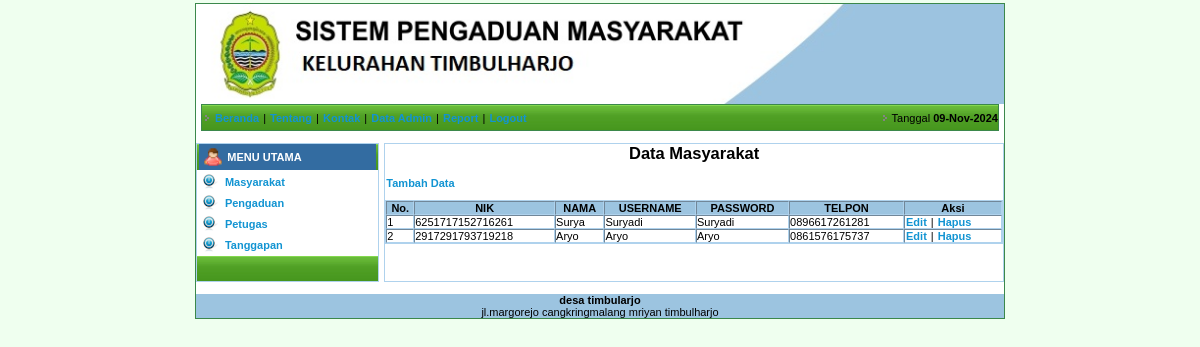
Screenshot of /data/masyarakat/masyarakat.php with the database file from the repository.
### tables this page shows
CREATE TABLE IF NOT EXISTS `masyarakat` (
  `nik` char(16) NOT NULL,
  `nama` varchar(35) NOT NULL,
  `username` varchar(25) NOT NULL,
  `password` varchar(32) NOT NULL,
  `telp` varchar(13) NOT NULL
);

### data/masyarakat/masyarakat.php (the view, shortened to what this page needs)
<html>
<head>
<link href="../../css/style.css" rel="stylesheet" type="text/css">
<body topmargin="3">
<table width="798" class="border" border="0" align="center" cellpadding="0" cellspacing="0">
  <tr bgcolor="#FFFFFF">
    <td colspan="3" bgcolor="#009900"><img src="../../gambar/header1.jpg" height="100"></td>
  </tr>
  <tr bgcolor="#FFFFFF">
    <td colspan="3"><table width="798" class="border" bordercolor="#009999" align="center" cellpadding="0" cellspacing="0">
      <tr class="ListBack">
        <td width="597" height="25" valign="middle" ><img src="../../gambar/ikon.png" width="9" height="9">
          <a href="../../index.php" target="_self" class="katlink">Beranda</a> |
          <a href="../../tentang.php" target="_self" class="katlink">Tentang</a> |
          <a href="../../kontak.php" target="_self" class="katlink">Kontak</a> |
          <a href="masyarakat.php" target="_self" class="katlink">Data Admin</a> |
          <a href="../../report.php" target="_self" class="katlink">Report</a> |
          <a href="../../logout.php" target="_self" class="katlink">Logout</a>
        </td>
        <td width="199" align="right">&nbsp;<img src="../../gambar/ikon.png" width="9" height="9"><b>
        </b> Tanggal <b><?php echo date('d-M-Y');?></b></td>
      </tr>
    </table></td>
  </tr>
  <tr bgcolor="#FFFFFF">
    <td width="181">&nbsp;</td>
    <td width="5">&nbsp;</td>
    <td width="610">&nbsp;</td>
  </tr>
  <tr bgcolor="#FFFFFF">
    <td align="center" valign="top">
  <table width="100%" class="BorderUtama" border="0" cellpadding="0" cellspacing="0">
    <tr align="center" class="ListBack">
          <td width="167" height="25" class="HEAD" align="left">
       <table width="98%" border="0" align="center" cellpadding="0" cellspacing="0" >
          <tr>
          <td width="16%" height="26" align="center" bgcolor="#336CA1" ><img src="../../gambar/user_red.png" width="20" height="20"></td>
          <td width="84%" bgcolor="#336CA1" class="HEAD"><strong>MENU UTAMA</strong></td>
        </tr>
      </table>      </td>
        </tr>
    <tr>
          <td height="18" align="center" valign="top" bgcolor="#FFFFFF" >
        <table width="98%" border="0" align="center" cellpadding="2" cellspacing="2"  >
          <tr>
          <td width="8%"><img src="../../gambar/shutdown.png" width="15" height="15"></td>
          <td width="92%"><a href="masyarakat.php" target="_self" class="katlink">Masyarakat</a></td>
        </tr>
        <tr>
          <td width="8%"><img src="../../gambar/shutdown.png" width="15" height="15"></td>
          <td width="92%"><a class="katlink" href="../pengaduan/pengaduan.php">Pengaduan</a></td>
        </tr>
        <tr>
          <td><img src="../../gambar/shutdown.png" width="15" height="15"></td>
          <td><a href="../petugas/petugas.php" target="_self" class="katlink">Petugas</a></td>
          </tr>
        <tr>
          <td><img src="../../gambar/shutdown.png" width="15" height="15"></td>
          <td><a href="../tanggapan/tanggapan.php" target="_self" class="katlink">Tanggapan</a></td>
          </tr>
        </table>
        </tr>
        <tr align="center" class="ListBack">
          <td width="167" height="25" class="HEAD" align="left" valign="middle" >&nbsp;    </td>
        </tr>
      </table></td>
    <td>&nbsp;</td>
    <td width="610" valign="top" bgcolor="#FFFFFF" class="BorderUtama">
      <h2>Data Masyarakat</h2>
      <p><a href="tambah.php" class="katlink">Tambah Data</a></p>
        <table width="100%" class="BorderUtama" border="1" cellpadding="0" cellspacing="0">
          <tr>
            <th>No.</th>
            <th>NIK</th>
            <th>NAMA</th>
            <th>USERNAME</th>
            <th>PASSWORD</th>
            <th>TELPON</th>
            <th>Aksi</th>
          </tr>
            <?php
              $query = mysql_query("SELECT * FROM masyarakat ORDER BY nik DESC") or die(mysql_error());
              if(mysql_num_rows($query) == 0){ ?>
                <tr><td colspan="8" align="center">Tidak ada data</td></tr>
              <?php }
              else{
                $no =1;
                while($data = mysql_fetch_assoc($query)){
                ?>
              <tr>
                <td class="garis"><?php echo $no ?></td>
                <td class="garis"><?php echo $data['nik'] ?></td>
                <td class="garis"><?php echo $data['nama'] ?></td>
                <td class="garis"><?php echo $data['username'] ?></td>
                <td class="garis"><?php echo $data['password'] ?></td>
                <td class="garis"><?php echo $data['telp'] ?></td>
                <td class="garis">
                  <a href="edit.php?id=<?php echo $data['nik'] ?>" class="katlink">Edit</a> |
                  <a href="hapus.php?id=<?php echo $data['nik'] ?>" onclick="return confirm('apa anda yakin')" class="katlink">Hapus</a>
                </td>
              </tr>
              <?php
              $no++;
              }}
             ?>
        </table>
    </td>
  </tr>
  <tr bgcolor="#FFFFFF">
    <td>&nbsp;</td>
    <td>&nbsp;</td>
    <td>&nbsp;</td>
  </tr>
 <tr bgcolor="#FFFFFF">
    <td colspan="3" align="center" bgcolor="#9CC4E0"><span class="FOOT"><strong>desa timbularjo</strong><br />
jl.margorejo cangkringmalang mriyan timbulharjo</span></td>
  </tr>
</table>
</body>
</html>

### css/style.css (style rules this page uses)
BODY { background-color :#EFFFEF; font-family:Tahoma, Arial, Helvetica, sans-serif; font-size:11px; background-image:url(../images/background.jpg); background-repeat:repeat; }
h2 { text-align: center; }
.border { border: 1px solid #3B884B; }
.BorderUtama { border: 1px solid #AFD2ED; }
TR.ListBack { background:url(../images/list.png); background-repeat:repeat; }
TD { font-family :Tahoma, Arial, Helvetica, sans-serif; font-size : 11px; }
TH { font-family :Tahoma, Arial, Helvetica, sans-serif; font-size : 11px; background-color:#9CC4E0; }
TD.HEAD { font-family : Tahoma, Arial, Helvetica, sans-serif; font-size : 11px; COLOR: #FFFFFF; }
a:link { color: #1294d2; text-decoration: none; }
A.katlink:link { PADDING-RIGHT: 1px; PADDING-LEFT: 1px; FONT-WEIGHT: bold; FONT-SIZE: 11px; PADDING-BOTTOM: 1px; COLOR: #1294d2; PADDING-TOP: 1px; FONT-FAMILY: arial }

### rows the page displays
masyarakat: nik "6251717152716261", nama "Surya", username "Suryadi", password "Suryadi", telp "0896617261281"
masyarakat: nik "2917291793719218", nama "Aryo", username "Aryo", password "Aryo", telp "0861576175737"
